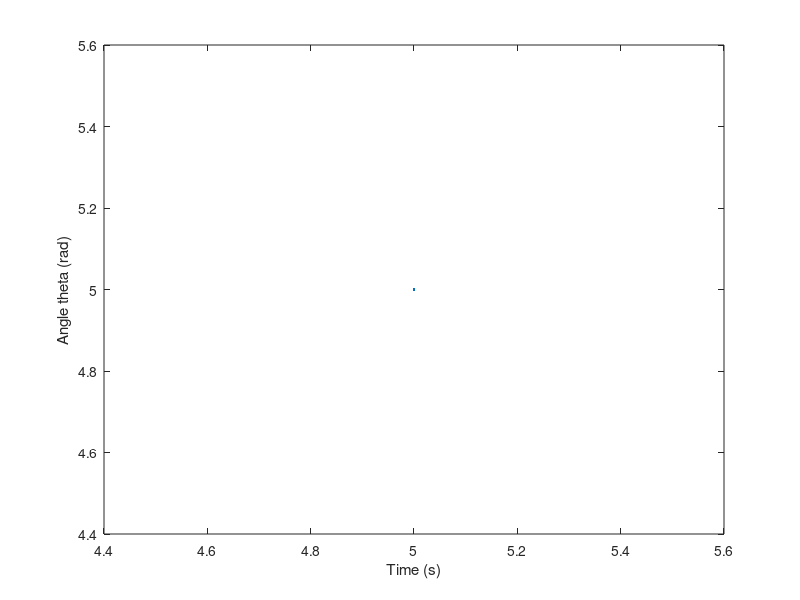

This chart was generated by the following MATLAB code:
ODE1 = input ('Input 1st ODE: ');
ODE2 = input ('Input 2nd ODE: ');
a = input ('Input first value: ');
b = input ('Input last value: ');
h = input ('Input increment value: ');
x1 = input ('Input initial value of x: ');
y1 = input('Input initial value of y: ');

t(1) = a; x(1) = x1; y(1) = y1;
n = (b - a)/h;
for i=1:n
    t(i+1) = t(i) + h;
    tm = t(i) + h/2;
    Kx1 = ODE1(t(i), x(i), y(i));
    Ky1 = ODE2(t(i), x(i), y(i));
    Kx2 = ODE1(tm, x(i)+Kx1*h/2, y(i)+Ky1*h/2);
    Ky2 = ODE2(tm, x(i)+Kx1*h/2, y(i)+Ky1*h/2);
    Kx3 = ODE1(tm, x(i)+Kx2*h/2, y(i)+Ky2*h/2);
    Ky3 = ODE2(tm, x(i)+Kx2*h/2, y(i)+Ky2*h/2);
    Kx4 = ODE1(t(i+1), x(i)+Kx3*h, y(i)+Ky3*h);
    Ky4 = ODE2(t(i+1), x(i)+Kx3*h, y(i)+Ky3*h);
    x(i+1) = x(i) + (Kx1 + 2*Kx2 + 2*Kx3 + Kx4)*h/6;
    y(i+1) = y(i) + (Ky1 + 2*Ky2 + 2*Ky3 + Ky4)*h/6;
end

plot(t,x);
xlabel('Time (s)')
ylabel('Angle theta (rad)')
